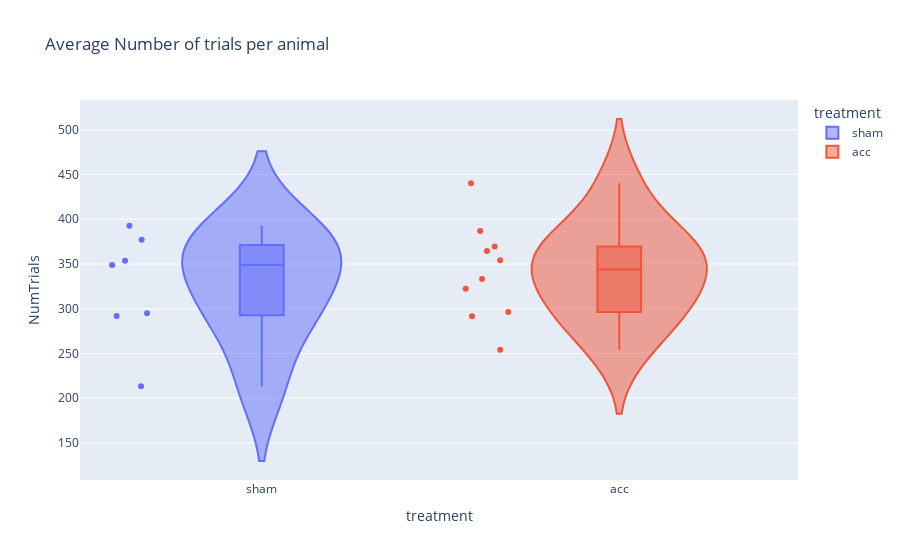

The notebook cell this image was saved under:
### Markdown cell above
Plot a histogram for the number of trials in each session

### Code cell
num_trial = sdf_post.group_by(["animal_id", "treatment"]).agg(pl.mean("NumTrials"))

px.violin(
    num_trial,
    x="treatment",
    y="NumTrials",
    box=True,
    points="all",
    color="treatment",
    category_orders=cat,
    title="Average Number of trials per animal"
)

### Figure 1 — Plotly figure (JSON) as saved in the notebook; plotly's stock layout.template omitted (floating-point values rounded to 4 significant figures)
{"data": [{"alignmentgroup": "True", "box": {"visible": true}, "hovertemplate": "treatment=%{x}<br>NumTrials=%{y}<extra></extra>", "legendgroup": "sham", "marker": {"color": "#636efa"}, "name": "sham", "offsetgroup": "sham", "orientation": "v", "points": "all", "scalegroup": "True", "showlegend": true, "type": "violin", "x": ["sham", "sham", "sham", "sham", "sham", "sham", "sham"], "x0": " ", "xaxis": "x", "y": [349.0, 295.0, 377.0, 392.7, 353.7, 213.3, 292.0], "y0": " ", "yaxis": "y"}, {"alignmentgroup": "True", "box": {"visible": true}, "hovertemplate": "treatment=%{x}<br>NumTrials=%{y}<extra></extra>", "legendgroup": "acc", "marker": {"color": "#EF553B"}, "name": "acc", "offsetgroup": "acc", "orientation": "v", "points": "all", "scalegroup": "True", "showlegend": true, "type": "violin", "x": ["acc", "acc", "acc", "acc", "acc", "acc", "acc", "acc", "acc", "acc"], "x0": " ", "xaxis": "x", "y": [354.3, 440.3, 387.0, 333.3, 322.3, 254.3, 291.7, 364.7, 296.3, 369.7], "y0": " ", "yaxis": "y"}], "layout": {"legend": {"title": {"text": "treatment"}, "tracegroupgap": 0}, "title": {"text": "Average Number of trials per animal"}, "violinmode": "overlay", "xaxis": {"anchor": "y", "categoryarray": ["sham", "acc"], "categoryorder": "array", "domain": [0, 1], "title": {"text": "treatment"}}, "yaxis": {"anchor": "x", "domain": [0, 1], "title": {"text": "NumTrials"}}}}
